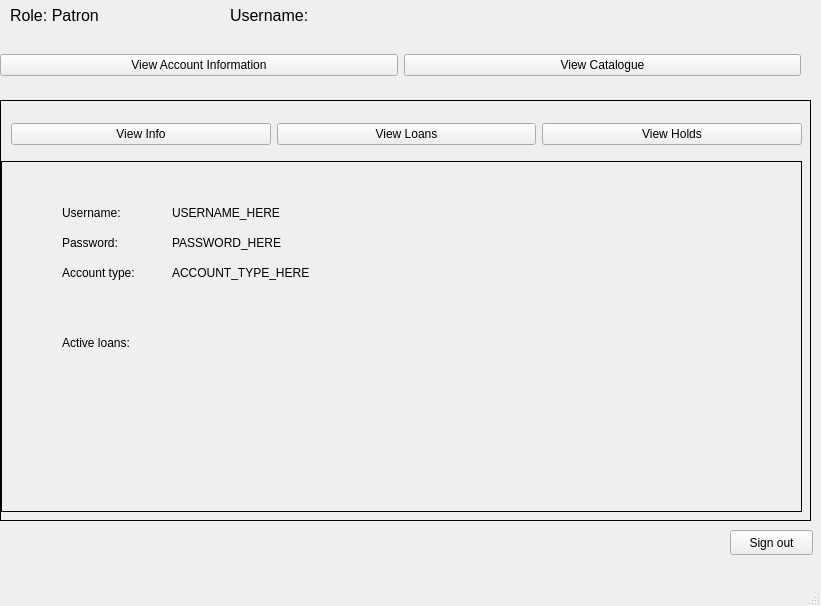
<?xml version="1.0" encoding="UTF-8"?>
<ui version="4.0">
 <class>PatronWindow</class>
 <widget class="QMainWindow" name="PatronWindow">
  <property name="geometry">
   <rect>
    <x>0</x>
    <y>0</y>
    <width>821</width>
    <height>606</height>
   </rect>
  </property>
  <property name="windowTitle">
   <string>Patron Window</string>
  </property>
  <property name="animated">
   <bool>true</bool>
  </property>
  <widget class="QWidget" name="centralwidget">
   <widget class="QWidget" name="horizontalLayoutWidget">
    <property name="geometry">
     <rect>
      <x>0</x>
      <y>40</y>
      <width>801</width>
      <height>51</height>
     </rect>
    </property>
    <layout class="QHBoxLayout" name="horizontalLayout">
     <item>
      <widget class="QPushButton" name="viewAccButton">
       <property name="text">
        <string>View Account Information</string>
       </property>
      </widget>
     </item>
     <item>
      <widget class="QPushButton" name="catalogButton">
       <property name="text">
        <string>View Catalogue</string>
       </property>
      </widget>
     </item>
    </layout>
   </widget>
   <widget class="QLabel" name="userDisplay">
    <property name="geometry">
     <rect>
      <x>230</x>
      <y>0</y>
      <width>121</width>
      <height>31</height>
     </rect>
    </property>
    <property name="text">
     <string>&lt;html&gt;&lt;head/&gt;&lt;body&gt;&lt;p&gt;&lt;span style=&quot; font-size:12pt;&quot;&gt;Username:&lt;/span&gt;&lt;/p&gt;&lt;/body&gt;&lt;/html&gt;</string>
    </property>
   </widget>
   <widget class="QLabel" name="roleDisplay">
    <property name="geometry">
     <rect>
      <x>10</x>
      <y>0</y>
      <width>171</width>
      <height>31</height>
     </rect>
    </property>
    <property name="text">
     <string>&lt;html&gt;&lt;head/&gt;&lt;body&gt;&lt;p&gt;&lt;span style=&quot; font-size:12pt;&quot;&gt;Role: Patron&lt;/span&gt;&lt;/p&gt;&lt;/body&gt;&lt;/html&gt;</string>
    </property>
   </widget>
   <widget class="QLabel" name="userOutput">
    <property name="geometry">
     <rect>
      <x>340</x>
      <y>0</y>
      <width>461</width>
      <height>31</height>
     </rect>
    </property>
    <property name="text">
     <string>&lt;html&gt;&lt;head/&gt;&lt;body&gt;&lt;p&gt;&lt;span style=&quot; font-size:12pt;&quot;&gt;&lt;br/&gt;&lt;/span&gt;&lt;/p&gt;&lt;/body&gt;&lt;/html&gt;</string>
    </property>
   </widget>
   <widget class="QStackedWidget" name="bigWidget">
    <property name="geometry">
     <rect>
      <x>0</x>
      <y>100</y>
      <width>811</width>
      <height>421</height>
     </rect>
    </property>
    <property name="mouseTracking">
     <bool>false</bool>
    </property>
    <property name="frameShape">
     <enum>QFrame::Box</enum>
    </property>
    <property name="currentIndex">
     <number>1</number>
    </property>
    <widget class="QWidget" name="page"/>
    <widget class="QWidget" name="accountPage">
     <widget class="QWidget" name="horizontalLayoutWidget_2">
      <property name="geometry">
       <rect>
        <x>10</x>
        <y>20</y>
        <width>791</width>
        <height>27</height>
       </rect>
      </property>
      <layout class="QHBoxLayout" name="accountLayout">
       <item>
        <widget class="QPushButton" name="infoButton">
         <property name="text">
          <string>View Info</string>
         </property>
        </widget>
       </item>
       <item>
        <widget class="QPushButton" name="loanButton">
         <property name="text">
          <string>View Loans</string>
         </property>
        </widget>
       </item>
       <item>
        <widget class="QPushButton" name="holdButton">
         <property name="text">
          <string>View Holds</string>
         </property>
        </widget>
       </item>
      </layout>
     </widget>
     <widget class="QStackedWidget" name="smallWidget">
      <property name="geometry">
       <rect>
        <x>0</x>
        <y>60</y>
        <width>801</width>
        <height>351</height>
       </rect>
      </property>
      <property name="frameShape">
       <enum>QFrame::Box</enum>
      </property>
      <property name="currentIndex">
       <number>0</number>
      </property>
      <widget class="QWidget" name="infoPage">
       <widget class="QLabel" name="label">
        <property name="geometry">
         <rect>
          <x>60</x>
          <y>40</y>
          <width>81</width>
          <height>21</height>
         </rect>
        </property>
        <property name="text">
         <string>Username:</string>
        </property>
       </widget>
       <widget class="QLabel" name="label_1">
        <property name="geometry">
         <rect>
          <x>60</x>
          <y>70</y>
          <width>81</width>
          <height>21</height>
         </rect>
        </property>
        <property name="text">
         <string>Password: </string>
        </property>
       </widget>
       <widget class="QLabel" name="label_2">
        <property name="geometry">
         <rect>
          <x>60</x>
          <y>100</y>
          <width>111</width>
          <height>21</height>
         </rect>
        </property>
        <property name="text">
         <string>Account type: </string>
        </property>
       </widget>
       <widget class="QLabel" name="usernameLabel">
        <property name="geometry">
         <rect>
          <x>170</x>
          <y>40</y>
          <width>241</width>
          <height>21</height>
         </rect>
        </property>
        <property name="text">
         <string>USERNAME_HERE</string>
        </property>
       </widget>
       <widget class="QLabel" name="passwordLabel">
        <property name="geometry">
         <rect>
          <x>170</x>
          <y>70</y>
          <width>241</width>
          <height>21</height>
         </rect>
        </property>
        <property name="text">
         <string>PASSWORD_HERE</string>
        </property>
       </widget>
       <widget class="QLabel" name="accountTypeLabel">
        <property name="geometry">
         <rect>
          <x>170</x>
          <y>100</y>
          <width>241</width>
          <height>21</height>
         </rect>
        </property>
        <property name="text">
         <string>ACCOUNT_TYPE_HERE</string>
        </property>
       </widget>
       <widget class="QLabel" name="label_3">
        <property name="geometry">
         <rect>
          <x>60</x>
          <y>170</y>
          <width>111</width>
          <height>21</height>
         </rect>
        </property>
        <property name="text">
         <string>Active loans: </string>
        </property>
       </widget>
      </widget>
      <widget class="QWidget" name="loanPage">
       <widget class="QTableWidget" name="tableWidget">
        <property name="geometry">
         <rect>
          <x>10</x>
          <y>20</y>
          <width>781</width>
          <height>321</height>
         </rect>
        </property>
       </widget>
       <widget class="QLabel" name="swL">
        <property name="geometry">
         <rect>
          <x>280</x>
          <y>80</y>
          <width>271</width>
          <height>91</height>
         </rect>
        </property>
        <property name="text">
         <string>LOAN PAGE HERE</string>
        </property>
       </widget>
      </widget>
      <widget class="QWidget" name="holdPage">
       <widget class="QTableWidget" name="tableWidget_3">
        <property name="geometry">
         <rect>
          <x>10</x>
          <y>20</y>
          <width>781</width>
          <height>321</height>
         </rect>
        </property>
       </widget>
       <widget class="QLabel" name="swH">
        <property name="geometry">
         <rect>
          <x>190</x>
          <y>70</y>
          <width>271</width>
          <height>91</height>
         </rect>
        </property>
        <property name="text">
         <string>HOLDS PAGE HERE</string>
        </property>
       </widget>
      </widget>
     </widget>
    </widget>
    <widget class="QWidget" name="cataloguePage">
     <widget class="QWidget" name="horizontalLayoutWidget_4">
      <property name="geometry">
       <rect>
        <x>10</x>
        <y>20</y>
        <width>791</width>
        <height>27</height>
       </rect>
      </property>
      <layout class="QHBoxLayout" name="catalogueLayout">
       <item>
        <widget class="QPushButton" name="checkoutButton">
         <property name="text">
          <string>Check out</string>
         </property>
        </widget>
       </item>
       <item>
        <widget class="QPushButton" name="choldButton">
         <property name="text">
          <string>Place hold</string>
         </property>
        </widget>
       </item>
       <item>
        <widget class="QPushButton" name="pholdButton">
         <property name="text">
          <string>Cancel hold</string>
         </property>
        </widget>
       </item>
      </layout>
     </widget>
     <widget class="QScrollArea" name="catalogueScrollArea">
      <property name="geometry">
       <rect>
        <x>20</x>
        <y>60</y>
        <width>770</width>
        <height>330</height>
       </rect>
      </property>
      <property name="sizePolicy">
       <sizepolicy hsizetype="Fixed" vsizetype="Fixed">
        <horstretch>0</horstretch>
        <verstretch>0</verstretch>
       </sizepolicy>
      </property>
      <property name="verticalScrollBarPolicy">
       <enum>Qt::ScrollBarAlwaysOn</enum>
      </property>
      <property name="horizontalScrollBarPolicy">
       <enum>Qt::ScrollBarAlwaysOff</enum>
      </property>
      <property name="widgetResizable">
       <bool>true</bool>
      </property>
      <widget class="QWidget" name="scrollAreaWidgetContents">
       <property name="geometry">
        <rect>
         <x>0</x>
         <y>0</y>
         <width>754</width>
         <height>328</height>
        </rect>
       </property>
       <layout class="QVBoxLayout" name="verticalLayout">
        <item>
         <widget class="QTableView" name="tableView">
          <property name="alternatingRowColors">
           <bool>true</bool>
          </property>
          <property name="horizontalScrollMode">
           <enum>QAbstractItemView::ScrollPerPixel</enum>
          </property>
         </widget>
        </item>
       </layout>
      </widget>
     </widget>
    </widget>
   </widget>
   <widget class="QPushButton" name="signoutButton">
    <property name="geometry">
     <rect>
      <x>730</x>
      <y>530</y>
      <width>83</width>
      <height>25</height>
     </rect>
    </property>
    <property name="text">
     <string>Sign out</string>
    </property>
   </widget>
   <zorder>bigWidget</zorder>
   <zorder>horizontalLayoutWidget</zorder>
   <zorder>userDisplay</zorder>
   <zorder>roleDisplay</zorder>
   <zorder>userOutput</zorder>
   <zorder>signoutButton</zorder>
  </widget>
  <widget class="QMenuBar" name="menubar">
   <property name="geometry">
    <rect>
     <x>0</x>
     <y>0</y>
     <width>821</width>
     <height>22</height>
    </rect>
   </property>
  </widget>
  <widget class="QStatusBar" name="statusbar"/>
 </widget>
 <resources/>
 <connections/>
</ui>
